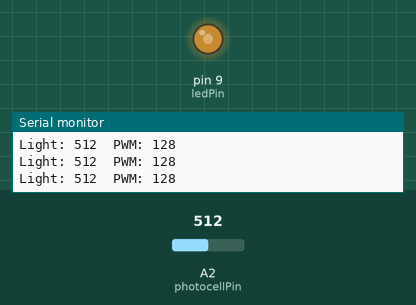
A sketch run on a simulated Arduino Uno, built with avr-gcc and run on an emulated ATmega328P. On the bench: output pins drawn as LEDs (lit = HIGH), the last lines printed to the serial monitor. The inputs (shaded band) are chosen by the test bench; at power-on: A2 (photocellPin) = 512.

Above: at 1.2 s.
1.3 s: A2 (photocellPin) set to 306
At 1.8 s:
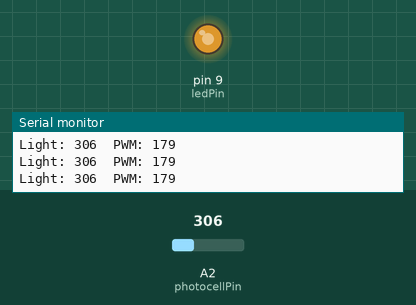
2.8 s: A2 (photocellPin) set to 122
At 3.3 s:
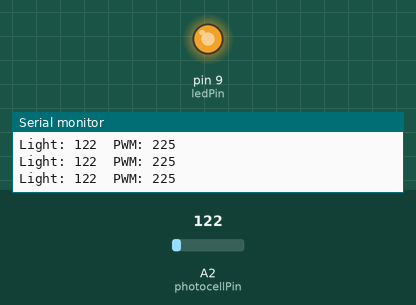
4.3 s: A2 (photocellPin) set to 900
At 4.8 s:
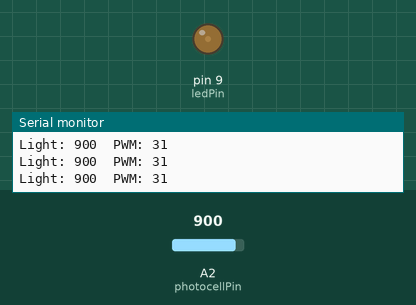
5.8 s: A2 (photocellPin) set to 1023
At 6.2 s:
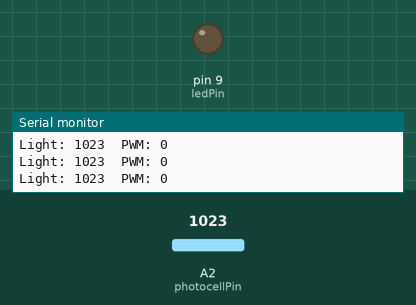
7.3 s: A2 (photocellPin) set to 511
At 7.7 s:
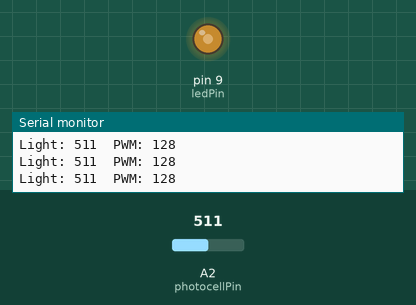
Timing chart, 0 to 9.8 s (numbered marks = the images above; inputs shaded):
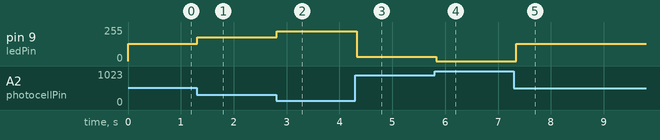

Measured:
- after the input at 1.3 s, pin 9 (ledPin): 128/255 → 179/255 at once
- after the input at 2.8 s, pin 9 (ledPin): 179/255 → 225/255 at once
- after the input at 4.3 s, pin 9 (ledPin): 225/255 → 31/255 at once
- after the input at 5.8 s, pin 9 (ledPin): 31/255 → 0/255 at once
- after the input at 7.3 s, pin 9 (ledPin): 0/255 → 128/255 at once

The sketch:

___.ino
```cpp
const int photocellPin = A2;
const int ledPin = 9;

const int sensorMin = 0;
const int sensorMax = 1023;

void setup() {
    pinMode(ledPin, OUTPUT);
    Serial.begin(9600);
}

void loop() {
    int val = analogRead(photocellPin);

    int brightness = map(val, sensorMin, sensorMax, 255, 0);
    brightness = constrain(brightness, 0, 255);

    analogWrite(ledPin, brightness);

    Serial.print("Light: ");
    Serial.print(val);
    Serial.print("  PWM: ");
    Serial.println(brightness);

    delay(100);
}
```
